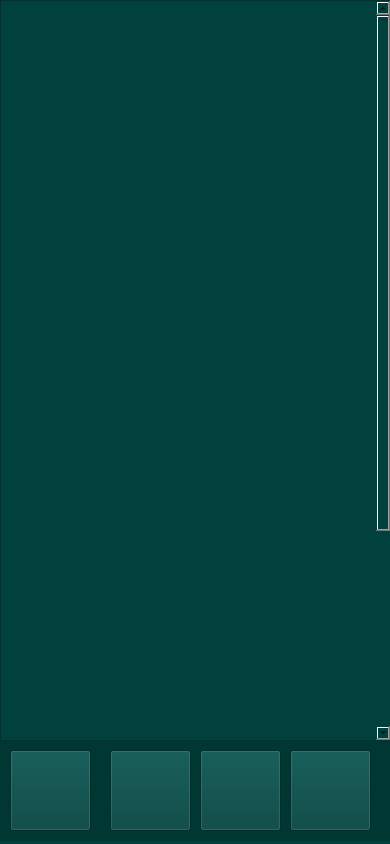
<?xml version="1.0" encoding="UTF-8"?>
<ui version="4.0">
 <class>Form</class>
 <widget class="QWidget" name="Form">
  <property name="geometry">
   <rect>
    <x>0</x>
    <y>0</y>
    <width>390</width>
    <height>844</height>
   </rect>
  </property>
  <property name="minimumSize">
   <size>
    <width>390</width>
    <height>844</height>
   </size>
  </property>
  <property name="maximumSize">
   <size>
    <width>390</width>
    <height>844</height>
   </size>
  </property>
  <property name="windowTitle">
   <string>Form</string>
  </property>
  <property name="styleSheet">
   <string notr="true">background-color: rgb(0, 65, 61);
</string>
  </property>
  <widget class="QLabel" name="label_5">
   <property name="geometry">
    <rect>
     <x>-10</x>
     <y>740</y>
     <width>401</width>
     <height>101</height>
    </rect>
   </property>
   <property name="styleSheet">
    <string notr="true">background-color: rgb(1, 55, 51);</string>
   </property>
   <property name="text">
    <string/>
   </property>
  </widget>
  <widget class="QPushButton" name="menu_4">
   <property name="geometry">
    <rect>
     <x>10</x>
     <y>750</y>
     <width>81</width>
     <height>81</height>
    </rect>
   </property>
   <property name="styleSheet">
    <string notr="true">#botaomenu{
border:none;
}</string>
   </property>
   <property name="text">
    <string/>
   </property>
   <property name="icon">
    <iconset>
     <normaloff>fotos/menu.png</normaloff>fotos/menu.png</iconset>
   </property>
   <property name="iconSize">
    <size>
     <width>81</width>
     <height>81</height>
    </size>
   </property>
  </widget>
  <widget class="QPushButton" name="treino">
   <property name="geometry">
    <rect>
     <x>110</x>
     <y>750</y>
     <width>81</width>
     <height>81</height>
    </rect>
   </property>
   <property name="styleSheet">
    <string notr="true">#botaotreino{
border:none;
}</string>
   </property>
   <property name="text">
    <string/>
   </property>
   <property name="icon">
    <iconset>
     <normaloff>fotos/treino.png</normaloff>fotos/treino.png</iconset>
   </property>
   <property name="iconSize">
    <size>
     <width>81</width>
     <height>81</height>
    </size>
   </property>
  </widget>
  <widget class="QPushButton" name="botaoconfig_2">
   <property name="geometry">
    <rect>
     <x>200</x>
     <y>750</y>
     <width>81</width>
     <height>81</height>
    </rect>
   </property>
   <property name="styleSheet">
    <string notr="true">#botaoconfig{
border:none;
}</string>
   </property>
   <property name="text">
    <string/>
   </property>
   <property name="icon">
    <iconset>
     <normaloff>fotos/config.png</normaloff>fotos/config.png</iconset>
   </property>
   <property name="iconSize">
    <size>
     <width>81</width>
     <height>81</height>
    </size>
   </property>
  </widget>
  <widget class="QScrollArea" name="scrollArea">
   <property name="geometry">
    <rect>
     <x>0</x>
     <y>0</y>
     <width>391</width>
     <height>741</height>
    </rect>
   </property>
   <property name="styleSheet">
    <string notr="true">background-color: rgb(0, 65, 61);
</string>
   </property>
   <property name="widgetResizable">
    <bool>true</bool>
   </property>
   <widget class="QWidget" name="scrollAreaWidgetContents">
    <property name="geometry">
     <rect>
      <x>0</x>
      <y>0</y>
      <width>372</width>
      <height>1018</height>
     </rect>
    </property>
    <layout class="QVBoxLayout" name="verticalLayout">
     <item>
      <widget class="QFrame" name="frame">
       <property name="minimumSize">
        <size>
         <width>300</width>
         <height>1000</height>
        </size>
       </property>
       <property name="frameShape">
        <enum>QFrame::StyledPanel</enum>
       </property>
       <property name="frameShadow">
        <enum>QFrame::Raised</enum>
       </property>
       <widget class="QLabel" name="label">
        <property name="geometry">
         <rect>
          <x>0</x>
          <y>-10</y>
          <width>390</width>
          <height>1000</height>
         </rect>
        </property>
        <property name="text">
         <string/>
        </property>
        <property name="pixmap">
         <pixmap>fotos/exercicios costas.png</pixmap>
        </property>
       </widget>
      </widget>
     </item>
    </layout>
   </widget>
  </widget>
  <widget class="QPushButton" name="perfil">
   <property name="geometry">
    <rect>
     <x>290</x>
     <y>750</y>
     <width>81</width>
     <height>81</height>
    </rect>
   </property>
   <property name="minimumSize">
    <size>
     <width>81</width>
     <height>81</height>
    </size>
   </property>
   <property name="styleSheet">
    <string notr="true">#menu{
border:none;
}</string>
   </property>
   <property name="text">
    <string/>
   </property>
   <property name="icon">
    <iconset>
     <normaloff>fotos/perfil.png</normaloff>fotos/perfil.png</iconset>
   </property>
   <property name="iconSize">
    <size>
     <width>81</width>
     <height>81</height>
    </size>
   </property>
  </widget>
 </widget>
 <resources/>
 <connections/>
</ui>
